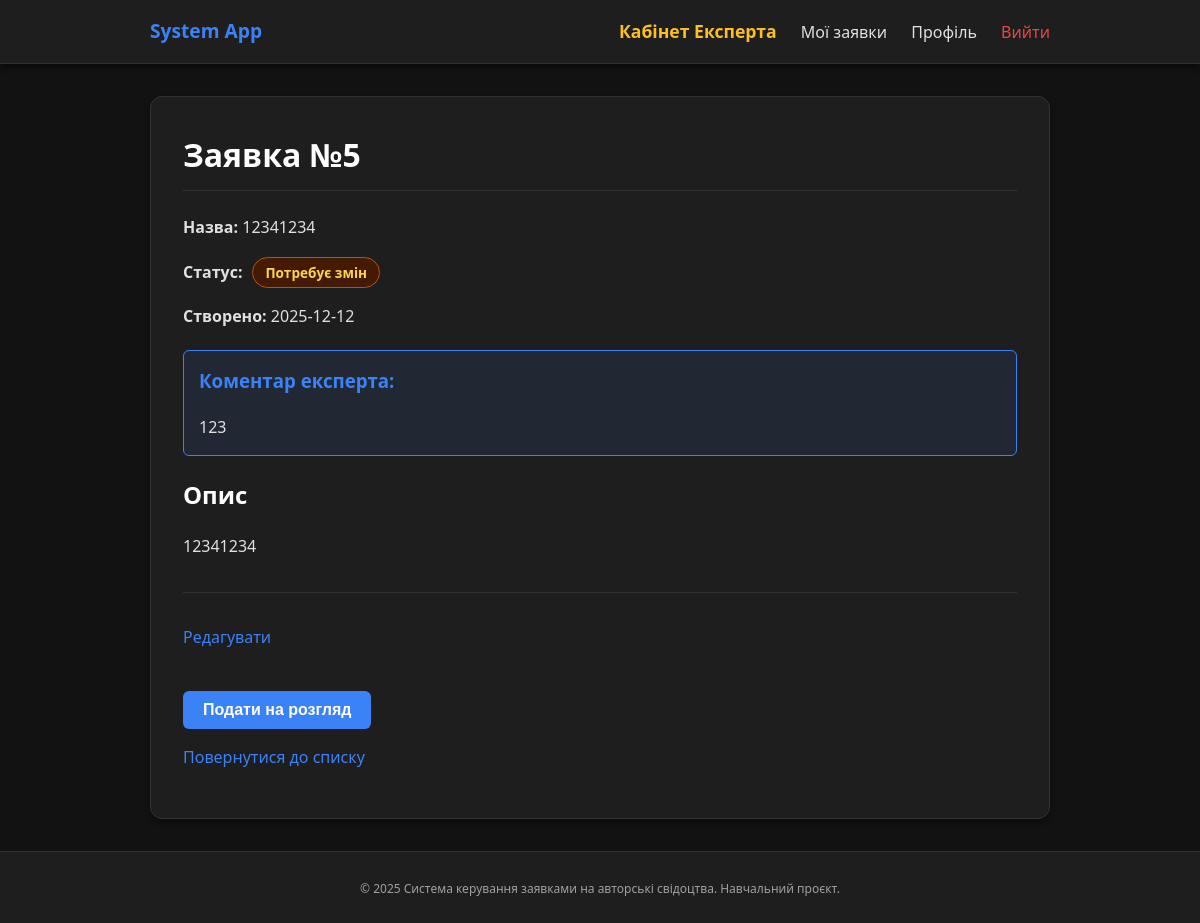
Screenshot of /applications/5 (signed in) with the database file from the repository.
### models.py (models this page shows)
class Application(db.Model):
    id = db.Column(db.Integer, primary_key=True)
    title = db.Column(db.String(255), nullable=False)
    short_description = db.Column(db.Text, nullable=False)
    status = db.Column(db.String(50), nullable=False, default="draft")
    expert_comment = db.Column(db.Text, nullable=True)
    created_at = db.Column(db.DateTime, default=datetime.utcnow)
    updated_at = db.Column(
        db.DateTime, default=datetime.utcnow, onupdate=datetime.utcnow
    )
    owner_id = db.Column(db.Integer, db.ForeignKey("user.id"), nullable=False)
    owner = db.relationship("User", backref="applications")

### application_routes.py (the view)
    @app.route("/applications/<int:application_id>")
    @login_required
    def view_application(application_id):
        app_obj = Application.query.get_or_404(application_id)
        if app_obj.owner_id != g.user.id:
            flash("Ви не маєте доступу до цієї заявки.", "danger")
            return redirect(url_for("my_applications"))
        return render_template("application_detail.html", application=app_obj)

### app.py (called while the page is built)
@app.before_request
def load_logged_in_user():
    g.user = get_current_user()

### helpers.py (called while the page is built)
def get_current_user():
    user_id = session.get("user_id")
    if not user_id:
        return None
    return User.query.get(user_id)

def login_required(view_func):
    @wraps(view_func)
    def wrapped_view(**kwargs):
        if g.user is None:
            flash("Будь ласка, увійдіть у систему.", "warning")
            return redirect(url_for("login", next=request.path))
        return view_func(**kwargs)
    return wrapped_view

### templates/application_detail.html (shortened to what this page needs)
{% extends "base.html" %}
{% block content %}
<h1>Заявка №{{ application.id }}</h1>
<div style="margin-bottom: 20px;">
    <p><strong>Назва:</strong> {{ application.title }}</p>
    <div style="margin: 10px 0; display: flex; align-items: center; gap: 10px;">
        <strong>Статус:</strong>
        {% if application.status == 'draft' %}
            <span class="status-badge status-draft">Чорнетка</span>
        {% elif application.status == 'submitted' %}
            <span class="status-badge status-submitted">На розгляді</span>
        {% elif application.status == 'needs_changes' %}
            <span class="status-badge status-needs-changes">Потребує змін</span>
        {% elif application.status == 'approved' %}
            <span class="status-badge status-approved">Схвалено</span>
        {% elif application.status == 'rejected' %}
            <span class="status-badge status-rejected">Відхилено</span>
        {% elif application.status == 'cancelled' %}
            <span class="status-badge status-cancelled">Скасовано</span>
        {% else %}
            {{ application.status }}
        {% endif %}
    </div>
    <p><strong>Створено:</strong> {{ application.created_at.strftime('%Y-%m-%d') }}</p>
</div>
{% if application.expert_comment %}
    <div style="background: rgba(59, 130, 246, 0.1); border: 1px solid var(--primary); padding: 15px; border-radius: 6px; margin-bottom: 20px;">
        <h3 style="color: var(--primary); margin-top: 0;">Коментар експерта:</h3>
        <p style="white-space: pre-wrap; margin-bottom: 0;">{{ application.expert_comment }}</p>
    </div>
{% endif %}
<h2>Опис</h2>
<p style="white-space: pre-wrap;">{{ application.short_description }}</p>
<hr>
{% if g.user.id == application.owner_id %}
    {% if application.status in ("draft", "needs_changes") %}
        <p>
            <a href="{{ url_for('edit_application', application_id=application.id) }}">Редагувати</a>
        </p>
        <form action="{{ url_for('submit_application', application_id=application.id) }}" method="post">
            <button type="submit">Подати на розгляд</button>
        </form>
    {% elif application.status == "submitted" %}
        <p>Заявку подано. Очікуйте рішення експерта.</p>
        <form action="{{ url_for('cancel_application', application_id=application.id) }}" method="post">
            <button type="submit" style="background:#b91c1c;">Скасувати заявку</button>
        </form>
    {% elif application.status == "approved" %}
        <p style="color: var(--text-muted);">Вітаємо! Вашу заявку схвалено.</p>
    {% endif %}
{% endif %}
<p>
    <a href="{{ url_for('my_applications') }}">Повернутися до списку</a>
</p>
{% endblock %}

### static/style.css (style rules this page uses)
:root { --bg-body: #121212; --bg-card: #1e1e1e; --bg-input: #2d2d2d; --text-main: #e0e0e0; --text-muted: #a0a0a0; --primary: #3b82f6; --primary-hover: #2563eb; --danger: #ef4444; --danger-hover: #dc2626; --border: #333333; --shadow: 0 4px 6px -1px rgba(0, 0, 0, 0.5); }
* { box-sizing: border-box; }
body { font-family: 'Segoe UI', system-ui, sans-serif; margin: 0; background: var(--bg-body); color: var(--text-main); display: flex; flex-direction: column; min-height: 100vh; line-height: 1.6; }
h1, h2, h3 { color: #fff; margin-top: 0; }
h1 { margin-bottom: 1.5rem; border-bottom: 1px solid var(--border); padding-bottom: 10px; }
a { color: var(--primary); text-decoration: none; }
hr { border: 0; border-top: 1px solid var(--border); margin: 2rem 0; }
form { margin-top: 1rem; }
button { margin-top: 1.5rem; padding: 10px 20px; border-radius: 6px; border: none; background: var(--primary); color: #fff; font-size: 1rem; font-weight: 600; cursor: pointer; transition: background 0.2s; display: inline-block; }
.status-badge { display: inline-block; padding: 4px 12px; border-radius: 50px; font-size: 0.85rem; font-weight: 600; text-align: center; white-space: nowrap; }
.status-needs-changes { background-color: #451a03; color: #fcd34d; border: 1px solid #b45309; }

### rows the page displays
Application: id "5", title "12341234", created_at "2025-12-12", expert_comment "123", short_description "12341234"
